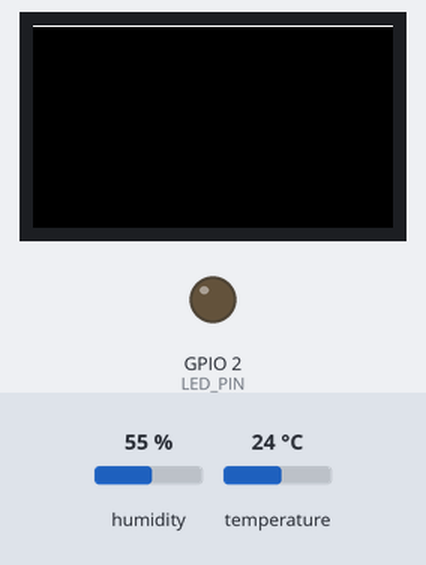
Bench run of a sketch on a simulated ESP32. Parts: 240×135 colour display, output pins drawn as LEDs (lit = HIGH). The test bench sets the inputs (shaded band); at power-on: humidity 55 %, temperature 24 °C. WiFi joins after 1.5 s; servers stay silent unless stated; the local clock reads 2024-03-15 10:24:30 at power-on unless the sketch sets it; what the sketch prints to the serial monitor is not drawn.

Above: at 0.2 s.
At 1.8 s:
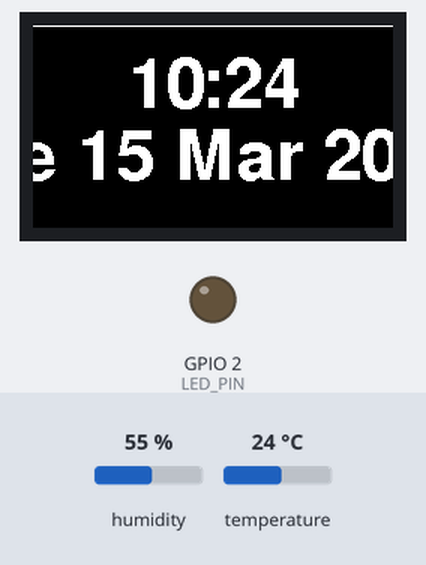
At 30.2 s:
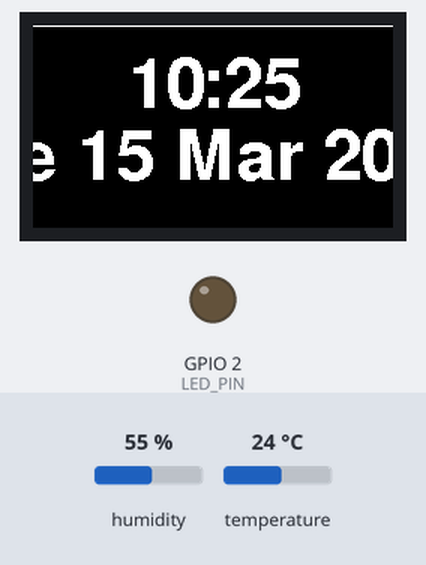

Measured:
- what the display in image 1 shows lasts 28.3 s, from 1.8 s to 30.1 s

The sketch:

Calendario_Temperatura_Humedad_TFT.ino
```cpp
/*
 * @JMTS
 * Probado con ESP32 devmodule y WEMOS D1 R32 (palaca con forma de arduino 1 para que funcione hay que realizar las modificaciones descritas en la libreria TFT_eSPI)
 * Reloj con fecha y hora más sensor de temperatura y humedad en pantalla TFT con la libreria TFT_eSPI
 * Sensor de Temperatura-Humedad DHT22 o DHT11 solo has de configurarlo en su script
 * Hora a traves de servidor NTP basado en el ejemplo SimpleTime de la libreria del ESP32
 * Conexión a base de datos Mysql mediante php con el método POST para realizar un registro
 * Actualización del frimware via OTA con contraseña basado en el ejemplo ArduinoOTA
 * 27/12/2024
 */

#include "configuracion.h"
#include "sensorDHT.h"
#include "conexionWiFi.h"
#include "reloj.h"
#include "tft.h"
#include "baseDatos.h"
#include "ota.h"

#define LED_PIN 2 // Led integrado en el PIN2

// Iniciamos los contadores para insertar en la base de datos y actualizar el reloj
unsigned long previosMillis;
unsigned long intervalo = 60000;

void setup(){ // Iniciamos el puerto serial y la función SPI
  Serial.begin(115200);

  // Ponemos el led integrado en OFF
  pinMode(LED_PIN, OUTPUT);
  digitalWrite(LED_PIN, LOW); // Turn onboard LED OFF

  // Iniciamos el sensor DHT
  dht.begin();

  // Llamamos a la función para configurar la pantalla
  configuracionPantalla();

  // Conexion a la wifi
  conectarWiFi();

  // Configuramos el reloj
  configReloj();

  // Configuramos la actualización via OTA
  actualizacionOTA();
}

void loop(){
  fecha();
  temperatura();
  //Si se ha perdido la conexión wifi llamamos a la función para conectar de nuevo y configuramos fecha y hora
  if (WiFi.isConnected() == false){
    conectarWiFi();
    }
  unsigned long currentMillis = millis();
  // Llamamos, cada minuto, a la función para insertar los datos en la base de datos
  if ((unsigned long) (currentMillis - previosMillis) >= intervalo){
      enviarBD(); // Comentalo si no lo vas a utilizar
      previosMillis = millis();
    }
  // Llamamos a la función para que se muestre la pantalla
  mostrarPantalla();
  // Llamamos a la actualización via OTA
  ArduinoOTA.handle();
}
```

baseDatos.h
```cpp
/*
 * Conexión con la base de datos y envío de la información
 * 24/03/2021
 */
#include <HTTPClient.h>

HTTPClient http; // Se crea el objeto http para el envío de datos

void enviarBD(){
  // Llamamos a la funcion temperatura para leer las variables de temperatura, humedad y el cálculo de la senación térmica si no ha sido llamada antes
  temperatura();
  String datos = ("t=" + t + "&h=" + h + "&st=" + s + "&ub=" + ub);
  http.begin(url);                                                     // Iniciamos la conexión http con la dirección web donde esta la páguina que nos inserta los datos
  http.addHeader("Content-Type", "application/x-www-form-urlencoded"); // tipo de datos que enviamos
  String httpRequestData = datos;                                      // enviamos los datos por POST
  int httpResponseCode = http.POST(httpRequestData);                   // leemos la respuesta del servidor
  http.end();                                                          // cerramos la conexión http
}
```

conexionWiFi.h
```cpp
/*
 * Conexión WiFi
 * 24/02/2024
 */
#include <WiFi.h>

// Conexión a la WiFi
void conectarWiFi()
{
  //Serial.println("Arrancando");
  WiFi.mode(WIFI_STA);
  if (!WiFi.config(ip, gateway, subnet, primaryDNS, secondaryDNS)) {
    Serial.println("Fallo en la configuración.");
  }
  WiFi.begin(ssid, password);
  while (WiFi.waitForConnectResult() != WL_CONNECTED)
  {
    //Serial.println("Conexion fallida! Reseteando...");
    delay(1000);
    ESP.restart();
  }
}
```

ota.h
```cpp
/*
 * 29/12/2023
*/

#include <ESPmDNS.h>
#include <WiFiUdp.h>
#include <ArduinoOTA.h>

void actualizacionOTA(){

// ACTUALIZACIONES VIA OTA
// Establecemos el nombre del dispositivo por la ubicación
ArduinoOTA.setHostname(ubicacion());

// Establecemos una contraseña para autentificar la actualización
ArduinoOTA.setPassword(passwordOTA);

ArduinoOTA
    .onStart([]() {
      String type;
      if (ArduinoOTA.getCommand() == U_FLASH)
        type = "sketch";
      else // U_SPIFFS
        type = "filesystem";

      // NOTA: si actualiza SPIFFS, este sería el lugar para desmontar SPIFFS usando SPIFFS.end ()
      Serial.println("Start updating " + type);
    })
    .onEnd([]() {
      Serial.println("\nEnd");
    })
    .onProgress([](unsigned int progress, unsigned int total) {
      Serial.printf("Progress: %u%%\r", (progress / (total / 100)));
    })
    .onError([](ota_error_t error) {
      Serial.printf("Error[%u]: ", error);
      if (error == OTA_AUTH_ERROR)
        Serial.println("Auth Failed");
      else if (error == OTA_BEGIN_ERROR)
        Serial.println("Begin Failed");
      else if (error == OTA_CONNECT_ERROR)
        Serial.println("Connect Failed");
      else if (error == OTA_RECEIVE_ERROR)
        Serial.println("Receive Failed");
      else if (error == OTA_END_ERROR)
        Serial.println("End Failed");
    });

ArduinoOTA.begin();

Serial.println("Ready");
Serial.print("IP address: ");
Serial.println(WiFi.localIP());
}
```

reloj.h
```cpp
/*
 * Funciones para mostrar en el LCD los datos de reloj y sensor DHT
 * 17/03/2024
 * @JMTS - www.jmts.es
 */

#include <Time.h>

void setTimezone(String timezone){
  //Serial.printf("Setting Timezone to %s\n",timezone.c_str());
  setenv("TZ",timezone.c_str(),1);
  tzset();
}

void configReloj(){
  // Confinguramos el servidor NTP
  const char* ntpServer = "pool.ntp.org";                // Servidor NTP para sincronizar el reloj
  const long gmtOffset_sec = 3600;                       // Selección de la zona horaria GMT+1
  const int daylightOffset_sec = 3600;                   // Configuración para el horario de verano
  String timezone = "CET-1CEST,M3.5.0,M10.5.0/3";        // TimeZone regla para Europa/Roma incluyendo el horario de verano
  configTime(gmtOffset_sec, daylightOffset_sec, ntpServer);
  setTimezone(timezone);
}

// Declaramos las variables que mostraremos en pantalla para que estén disponibles
String diaS;
int dia;
String mes;
int ano;
char horMin[6];

void fecha(){
  struct tm timeinfo;
  if (!getLocalTime(&timeinfo)){
    //Serial.println("Fallo al obtener fecha y hora");
    return;
  }
  // Conseguir el día de la semana corto en castellano
  char *diaSemana[]= {"Dom", "Lun", "Mar", "Mie", "Jue", "Vie", "Sab"};
  diaS = diaSemana[timeinfo.tm_wday];
  // Conseguir el mes en castellano
  char *meses[] = {"Ene", "Feb", "Mar", "Abr", "May", "Jun", "Jul", "Ago", "Sep", "Oct", "Nov", "Dic"};
  // Asignar valor a las variables que mostraremos en pantalla
  mes = meses[timeinfo.tm_mon];
  ano = timeinfo.tm_year + 1900;
  dia = timeinfo.tm_mday;
  // Damos formato a horas y minutos para mostrorlos en el LCD
  sprintf(horMin, "%02d:%02d",timeinfo.tm_hour, timeinfo.tm_min ); // Damos formato a horas y minutos
  String asString(horMin);                                         // Convertimos las horas y minutos en un String para poder mostrarlas en pantalla
}
```

sensorDHT.h
```cpp
/*
 / Configuración y función para la toma de datos de un sensor DHT, esta probado con DHT11 y DHT22 en Esp32 Dev Module
 / creado por JMTS
 / EL 27/12/2023
*/

#include <DHT.h>

#define DHTTYPE DHT22
#define DHTPIN 22     // Se define el puerto al que conectamos el Sensor DHT: pin digital 22

DHT dht(DHTPIN, DHTTYPE); // Creamos el objeto DHT

double hu;
double te;
double hic;
String t;
String h;
String s;

void temperatura(){
  te = dht.readTemperature();                 // Leemos la temperatura del sensor
  t = String(te, 2);                         // La convertimos a un String
  hu = dht.readHumidity();                   //Leemos la humedad del sensor
  h = String(hu, 1);                         // La convertimos a un String
  hic = dht.computeHeatIndex(te, hu, false); // Calculamos la sensación térmica
  s = String(hic, 2);                        // La convertimos a un String
}
```

tft.h
```cpp
/*
 * La función de este archivo es mostrar en la pantalla TFT los datos que queremos ver.
 * Probado con las pantallas 3.5" TFT SHIELD ARDUINO MEGA (ILI9486/9488) EN UN WEMOS D1 R32 Y TFT 3.5" ILI9486/9488 SPI EN UN ESP32 DEV MODULE
 * JMTS
 * 10/02/24
*/

#include <TFT_eSPI.h>     // incluye la libreria para el manejo de la TFT
#include <SPI.h>		      // incluye libreria bus SPI
#include "Free_Fonts.h"   // Incluye el archivo de encabezado adjunto a este sketch.
#include "imagenes.h"

TFT_eSPI tft = TFT_eSPI();	// Crea el objeto tft

TFT_eSprite img = TFT_eSprite(&tft);         // Declarar objeto Sprite "spr" con puntero al objeto "tft"

// con esta función dibujamos lo que no queremos que no se refresque en la pantalla y la orientación de esta, la ejecutamos desde la funcion configuracionPantalla().
void zonaFijaPantalla(){
  int xpos = tft.width() / 2;                // Centro del ancho de pantalla
  tft.setSwapBytes(true);
  tft.fillScreen(TFT_BLACK);                 // Establece el fondo de pantalla.
  tft.drawLine(0, 0, 480, 0, TFT_WHITE);     // linea horizontal de color blanca
  tft.drawLine(0, 135, 480, 135, TFT_WHITE); // linea horizontal de color blanca
  tft.drawLine(0, 253, 480, 253, TFT_WHITE); // linea horizontal de color blanca
  tft.drawLine(0, 319, 480, 319, TFT_WHITE); // linea horizontal de color blanca
  tft.setTextDatum(TC_DATUM);
  tft.pushImage(xpos -77, 265, xw, xh, xxx);
}

// Esta funcion se ejecuta en el Setup para configurar la pantalla y mostrar los datos o dibujos que mo se refrescan mediante la función zonaFijaPantalla().
void configuracionPantalla(){
  tft.begin();				// Inicializa pantalla.
  tft.setRotation(3);	// establece posicion 0 - vertical pines pantalla abajo, 1-horizontal pines pantalla derecha, 2-vertical pines pantalla arriba, 3-horizontal pines pantalla izquierda.
  zonaFijaPantalla(); // Llamamos a la función para mostrar los datos e imágenes que no se refrescan y permanecen fijos en pantalla.
}
// Declaramos las funciones para mostrar los Sprites
void drawReloj(int x, int y);
void drawTemperatura(int x, int y);

void mostrarPantalla(){
  int xpos = tft.width() / 2;                                                        // Centro del ancho de pantalla
  tft.setTextDatum(TC_DATUM);
  drawReloj(xpos - 215,6);
  drawTemperatura(xpos - 240,145);
}

// Tamaño del Sprite fecha hora
#define RWIDTH  430
#define RHEIGHT 105

// Sprite para mostrar la fecha y hora
void drawReloj(int x, int y){
  img.createSprite(RWIDTH, RHEIGHT);
  img.setTextDatum(TC_DATUM);
  int xpo = (RWIDTH / 2);                                                            // Centro del ancho del Srite
  img.setTextColor(TFT_WHITE, TFT_BLACK, true);                                      // Establece el color de texto y del fondo para el texto
  img.setFreeFont(FSSB24);                                                           // Seleccionamos la fuente
  img.fillSprite(TFT_BLACK);
  img.drawString(horMin,xpo,13);                                                     // Imprimimos por pantalla la hora y los minutos.
  img.drawString(diaS + " " + dia + " " + mes + " " + ano,xpo,61);                   // Imprimimos por pantalla la fecha
  img.pushSprite(x, y, TFT_TRANSPARENT);
  img.deleteSprite();
}

// Tamaño del Sprite temperaturas
#define TWIDTH  480
#define THEIGHT 100

void drawTemperatura(int x, int y){
  img.createSprite(TWIDTH, THEIGHT);
  int xpo = (TWIDTH / 2);                                                            // Centro del ancho del Srite
  img.setSwapBytes(true);
  img.setTextDatum(TC_DATUM);
  img.setFreeFont(FSSB18);                                                           // Seleccionamos la fuente FreeSansBold18pt7b
  img.setTextColor(TFT_YELLOW, TFT_BLACK,true);                                      // texto en color amarillo y fondo negro.
  img.pushImage(12,10,TW,TH,th);
  img.drawString("tem: " + t + " | " + "Hum: " + h,xpo,10);		                     // Imprimimos por pantalla la temperatura y la humedad
  img.pushImage(438,10,HW,HH,ht);
  img.drawString("Sen.Ter.: " + s,xpo,60);                                           // Imprimimos por pantalla la Sensación Térmica
  img.pushImage(80,55,SW,SH,sh);
  img.pushSprite(x, y, TFT_TRANSPARENT);
  img.deleteSprite();
}
```

configuracion.h
```cpp
/* Fichero de configuración para el reloj con envío de datos por POST y actualización via OTA
 * Creado el 27/12/2023
 * por @JMTS
*/

// Configuración de la Ubicación, la IP y da nombre al puerto de actualizacion via OTA
byte ub = 3;                        // Ubicación (1-despacho) (2-salon) (3-dormitorio) (4-resumen) (5-pruebas)
int finIP = 20+ub;                  // Se hace así para que no haya problemas con la base de datos
IPAddress ip(192,168,1,finIP);      // Se configura la dirección IP en base a la ubicación
IPAddress gateway(192,168,1,1);     // Puerta de enlace
IPAddress subnet(255,255,255,0);    // Mascara de red
IPAddress primaryDNS(8, 8, 8, 8);   // DNS primario de Google
IPAddress secondaryDNS(8, 8, 4, 4); // DNS secundario de Google

// Configuración de la Ubicación
// tambien da nombre al puerto de actualizacion via OTA
char* ubicacion(){
  char *ubic;
  switch (ub) {
    case 1:
      ubic = "DESPACHO";
    break;
    case 2:
      ubic = "SALON";
    break;
    case 3:
      ubic = "DORMITORIO";
    break;
    case 4:
      ubic = "RESUMEN";
    break;
    case 5:
      ubic = "PRUEBAS";
    break;
  }
  return ubic;
}

//Configuración de la WiFi
const char *ssid = "****";     // Pon el nombre de tu WiFi
const char *password = "****"; // Pon la contraseña de tu WiFi

//Password para la actualización via OTA
char *passwordOTA = "****";    // Pon una contraseña para la actualización via OTA

//Configuración del Servidor Web
String dominio = "tu_dominio.com";                          // Pon el dominio que vayas a utilizar
String url = "http://" + dominio + "/config/insertar_post.php"; // Dirección web del servidor con el dominio insertado
```

Source omitted: Free_Fonts.h (data table, 66035 bytes), imagenes.h (data table, 25091 bytes)
